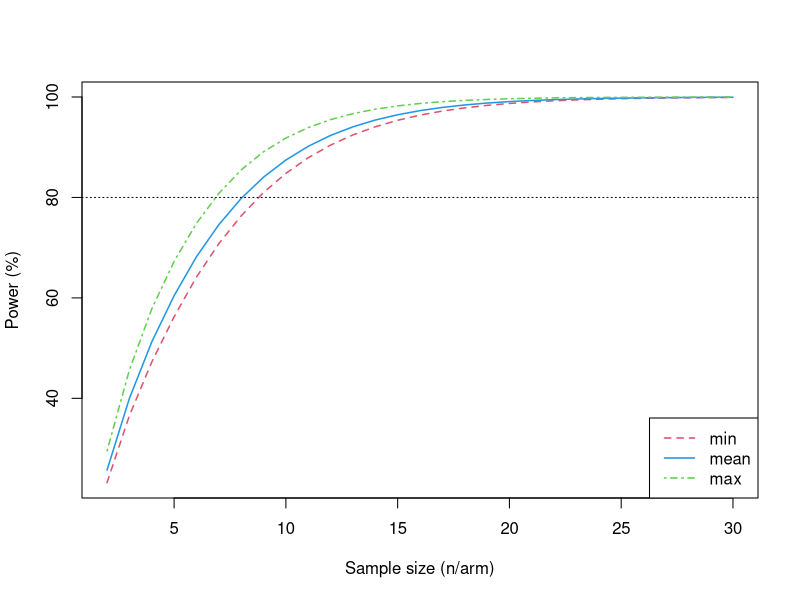
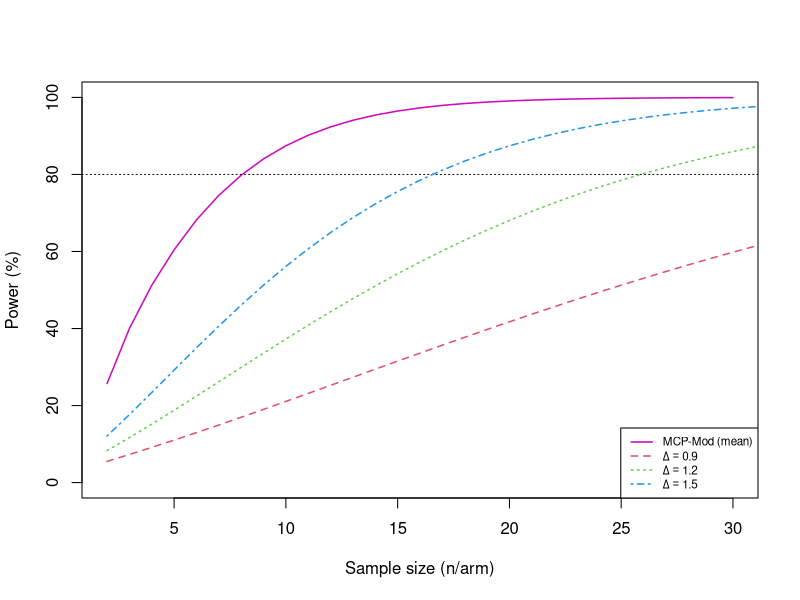

Source code (R) for these figures, in order:
MCPpower <- function(n.range, dose.comb, alpha, sigma, can.model.set){
  library(mvtnorm)
  # candidate model set
  eval(parse(text = paste0("models <- list(", paste("fun.", can.model.set, sep = "", collapse = ", ") ,")")))
  n.models <- length(models) #number of candidate model fitted
  # obtain total dose level (k) 
  doses <- dose.comb
  doses$level <- 1:nrow(doses)
  k <- max(doses$level)
  # calculate optimal contrast coefficients
  for(i in 1:n.models){
    eval(parse(text = paste0("mu", i, " <- apply(doses[,1:2], 1, models[[", i, "]])")))
  }
  eval(parse(text = paste0("mu <- cbind(", paste("mu", 1:n.models, sep = "", collapse = ", "), ")")))
  colnames(mu) <- can.model.set
  rownames(mu) <- rownames(doses)
  get.copt <- function(x){
    a <- (x - mean(x))/sqrt(sum((x - mean(x))^2))
    if(sum(x*a) >= 0){opt.contrast <- a}
    if(sum(x*a) < 0){opt.contrast <- -a}
    return(opt.contrast)
  }  
  copt <- apply(mu, 2, get.copt)
  corr <- t(copt) %*% copt
  muMat <- data.frame(mu)
  contMat <-  copt # contrast coefficients \boldsymbol{c}_opt
  corMat <-  corr # contrast correlation matrix \boldsymbol{R}
  # (PoC) power calculation
  get_power <- function(model, n){
    CV <- qmvt(1 - alpha, df = n*k - k, tail = "lower", corr = corMat)$quantile
    #non-central parameter
    delta.m <- NULL
    for(l in 1:n.models){
      eval(parse(text = paste0("temp <- sqrt(n)* sum(contMat[,l] * muMat$", model, ")/sigma")))
      delta.m <- c(delta.m, temp)
    }
    #power
    as.numeric(1 - pmvt(lower = rep(-Inf, n.models), upper = rep(CV, n.models), df = n*k - k, 
                        corr = corMat, type = "shifted", delta = delta.m))
  }
  data <- NULL
  for(size in n.range){
    power <- NULL
    for(m in can.model.set){
      power <- c(power, get_power(m, n = size))
    }
    data <- rbind(data, c(size, min(power), mean(power), max(power)))
  }
  colnames(data) <- c("n", "min", "mean", "max")
  data <- data.frame(data)
  return(data)
}

library(mvtnorm)
alpha <- 0.05
sigma <- 1.4
# Possible dose for drug A and drug B
dose.d1 <- c(0, 0.6, 1)
dose.d2 <- c(0, 0.6, 1)
d1 <- rep(dose.d1, each = length(dose.d1))
d2 <- rep(dose.d2, length(dose.d2))
doses <- data.frame(d1 = d1, d2 = d2)
# dose levels: k
doses$level <- 1:nrow(doses)
k <- max(doses$level)
################ 2D MCP-Mod ################
# Input guesstimate of model parameters
fun.linear <- function(x){0.75*x[1] + 0.75*x[2]}
fun.linlog <- function(x){1.082 * log(x[1] + 1) + 1.082* log(x[2] + 1)}
fun.quadratic <- function(x){2.09*2*0.6*x[1] - 2.09*x[1]^2 + 2.09*2*0.6*x[2] - 2.09*x[2]^2 }
fun.exponential <- function(x){0.067*(exp(x[1]/0.4) - 1) + 0.067*(exp(x[2]/0.4) - 1)}
fun.emax <- function(x){0.9*x[1] /(0.2 + x[1]) + 0.9*x[2]/(0.2 + x[2])}
# calculate power for a given sample size range 'n.range':
data <- MCPpower(n.range = 2:30, dose.comb = doses, alpha = alpha, sigma = sigma, 
         can.model.set = c("linear", "linlog","quadratic", "exponential", "emax"))
data # minimum sample size using min, mean, max: n = 9, 9, 7
jpeg("ss_mcp.jpg", res = 200, width = 5, height = 4, unit = "in")
plot(data$n, data$min*100, type = "none", xlab = "Sample size (n/arm)", ylab = "Power (%)")
lines(data$n, data$min*100, col = 2, lwd = 1.5, lty = 2)
lines(data$n, data$mean*100, col = 4, lwd = 1.5)
lines(data$n, data$max*100, col = 3, lwd = 1.5, lty = 4)
abline(h = 80, lty = 3)
legend("bottomright", legend = c("min", "mean", "max"), col = c(2,4,3), lwd = 1.5,
       lty = c(2,1,4))
dev.off()

################ Bonferroni Correction ################
alpha = 0.05/4 # there are 4 pairwise comparison: 4 active arms v.s. placebo
power = 0.8
sigma = 1.4
Delta = c(0.9, 1.2, 1.5) # To detect the maximum effect
n <- ceiling(2 * ((qnorm(1-alpha) + qnorm(power))*sigma/Delta)^2)
n #minimum sample size to detect TV 0.9, 1.2, 1.5: n= 46, 26, 17

n <- 2:50
Delta <- 0.9
power <- 1 - pnorm(qnorm(1-alpha) - Delta/(sigma*sqrt(1/n*2)))
dat <- data.frame(n = n)
dat$power1 <- power
Delta <- 1.2
power <- 1 - pnorm(qnorm(1-alpha) - Delta/(sigma*sqrt(1/n*2)))
dat$power2 <- power
Delta <- 1.5
power <- 1 - pnorm(qnorm(1-alpha) - Delta/(sigma*sqrt(1/n*2)))
dat$power3 <- power

jpeg("ss_MCP-MC.jpg", res = 400, width = 5, height = 4, unit = "in")
plot(data$n, data$min, type = "none", xlab = "Sample size (n/arm)", ylab = "Power (%)",
     ylim = c(0,100))
#lines(data$n, data$min, col = 2, lwd = 1.5, lty = 2)
lines(data$n, data$mean * 100, col = 6, lwd = 1.5)
#lines(data$n, data$max, col = 3, lwd = 1.5, lty = 4)
abline(h = 80, lty = 3)
#plot(dat$n, dat$power1, type = "n", xlab = "n/arm", ylab = "power", ylim = c(0,1))
lines(dat$n, dat$power1 * 100, col = 2, lwd = 1.5, lty = 2)
lines(dat$n, dat$power2 * 100, col = 3, lwd = 1.5, lty = 3)
lines(dat$n, dat$power3 * 100, col = 4, lwd = 1.5, lty = 4)
legend("bottomright", 
       legend = c("MCP-Mod (mean)",expression(Delta=="0.9"), expression(Delta=="1.2"), expression(Delta=="1.5")),
       col = c(6,2,3,4), lwd = 1.5,
       lty = c(1, 2,3,4), cex = 0.7)
dev.off()

